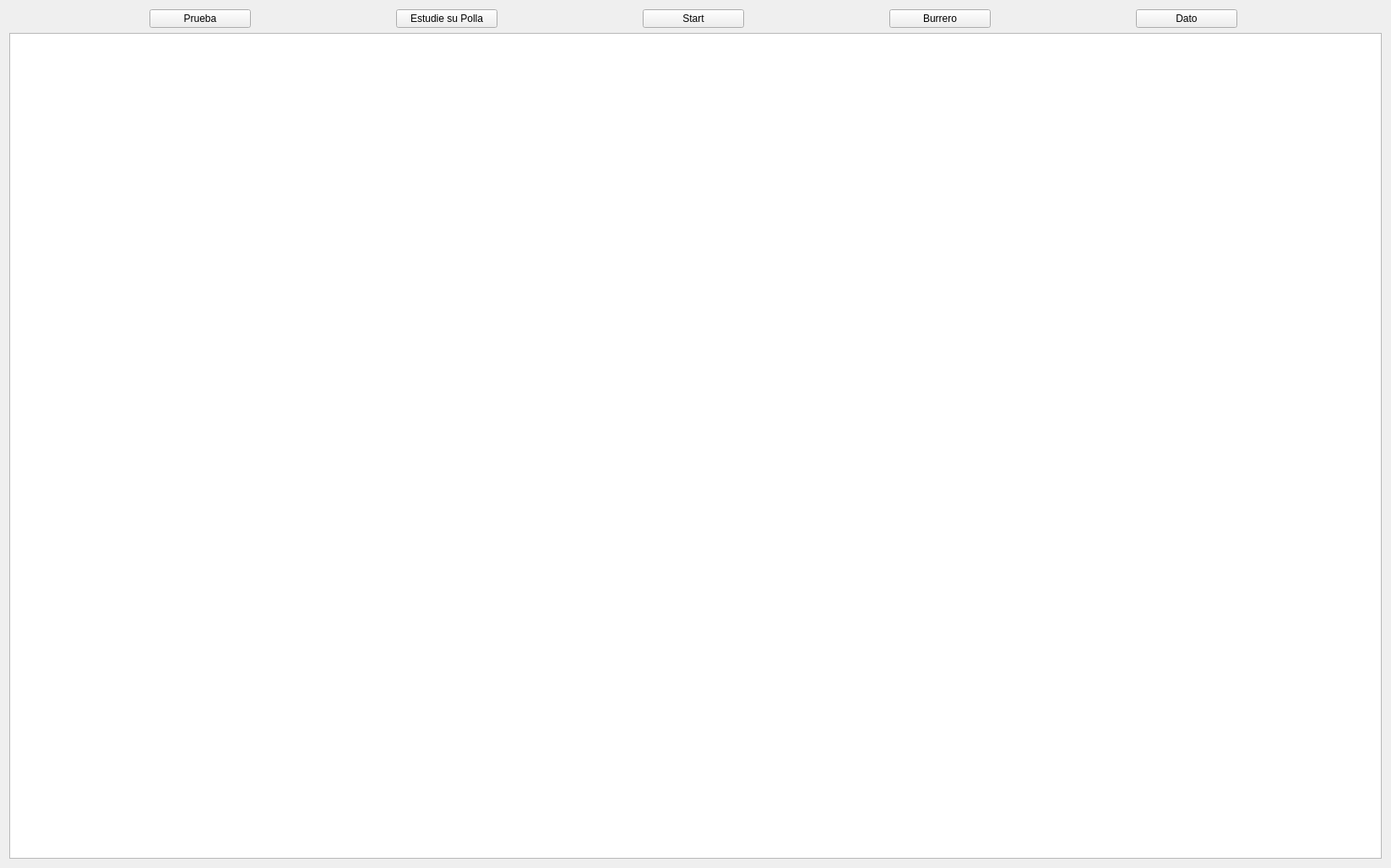
<?xml version="1.0" encoding="UTF-8"?>
<ui version="4.0">
 <class>creacion_xtg</class>
 <widget class="QWidget" name="creacion_xtg">
  <property name="geometry">
   <rect>
    <x>0</x>
    <y>0</y>
    <width>1647</width>
    <height>1028</height>
   </rect>
  </property>
  <property name="windowTitle">
   <string>Creación de XTG</string>
  </property>
  <layout class="QVBoxLayout" name="verticalLayout">
   <item>
    <layout class="QHBoxLayout" name="horizontalLayout">
     <item>
      <widget class="QPushButton" name="btnPrueba">
       <property name="minimumSize">
        <size>
         <width>120</width>
         <height>0</height>
        </size>
       </property>
       <property name="maximumSize">
        <size>
         <width>120</width>
         <height>16777215</height>
        </size>
       </property>
       <property name="text">
        <string>Prueba</string>
       </property>
      </widget>
     </item>
     <item>
      <widget class="QPushButton" name="btnEstudie">
       <property name="sizePolicy">
        <sizepolicy hsizetype="Fixed" vsizetype="Fixed">
         <horstretch>0</horstretch>
         <verstretch>0</verstretch>
        </sizepolicy>
       </property>
       <property name="minimumSize">
        <size>
         <width>120</width>
         <height>0</height>
        </size>
       </property>
       <property name="maximumSize">
        <size>
         <width>120</width>
         <height>16777215</height>
        </size>
       </property>
       <property name="text">
        <string>Estudie su Polla</string>
       </property>
      </widget>
     </item>
     <item>
      <widget class="QPushButton" name="btnStart">
       <property name="sizePolicy">
        <sizepolicy hsizetype="Fixed" vsizetype="Fixed">
         <horstretch>0</horstretch>
         <verstretch>0</verstretch>
        </sizepolicy>
       </property>
       <property name="minimumSize">
        <size>
         <width>120</width>
         <height>0</height>
        </size>
       </property>
       <property name="maximumSize">
        <size>
         <width>120</width>
         <height>16777215</height>
        </size>
       </property>
       <property name="text">
        <string>Start</string>
       </property>
      </widget>
     </item>
     <item>
      <widget class="QPushButton" name="btnBurrero">
       <property name="sizePolicy">
        <sizepolicy hsizetype="Fixed" vsizetype="Fixed">
         <horstretch>0</horstretch>
         <verstretch>0</verstretch>
        </sizepolicy>
       </property>
       <property name="minimumSize">
        <size>
         <width>120</width>
         <height>0</height>
        </size>
       </property>
       <property name="maximumSize">
        <size>
         <width>120</width>
         <height>16777215</height>
        </size>
       </property>
       <property name="text">
        <string>Burrero</string>
       </property>
      </widget>
     </item>
     <item>
      <widget class="QPushButton" name="btnDato">
       <property name="sizePolicy">
        <sizepolicy hsizetype="Fixed" vsizetype="Fixed">
         <horstretch>0</horstretch>
         <verstretch>0</verstretch>
        </sizepolicy>
       </property>
       <property name="minimumSize">
        <size>
         <width>120</width>
         <height>0</height>
        </size>
       </property>
       <property name="maximumSize">
        <size>
         <width>120</width>
         <height>16777215</height>
        </size>
       </property>
       <property name="text">
        <string>Dato</string>
       </property>
      </widget>
     </item>
    </layout>
   </item>
   <item>
    <widget class="QTextEdit" name="txtTexto">
     <property name="font">
      <font>
       <family>Menlo</family>
       <pointsize>14</pointsize>
      </font>
     </property>
     <property name="html">
      <string>&lt;!DOCTYPE HTML PUBLIC &quot;-//W3C//DTD HTML 4.0//EN&quot; &quot;http://www.w3.org/TR/REC-html40/strict.dtd&quot;&gt;
&lt;html&gt;&lt;head&gt;&lt;meta name=&quot;qrichtext&quot; content=&quot;1&quot; /&gt;&lt;meta charset=&quot;utf-8&quot; /&gt;&lt;style type=&quot;text/css&quot;&gt;
p, li { white-space: pre-wrap; }
hr { height: 1px; border-width: 0; }
li.unchecked::marker { content: &quot;\2610&quot;; }
li.checked::marker { content: &quot;\2612&quot;; }
&lt;/style&gt;&lt;/head&gt;&lt;body style=&quot; font-family:'Menlo'; font-size:14pt; font-weight:400; font-style:normal;&quot;&gt;
&lt;p style=&quot;-qt-paragraph-type:empty; margin-top:0px; margin-bottom:0px; margin-left:0px; margin-right:0px; -qt-block-indent:0; text-indent:0px; font-size:18pt;&quot;&gt;&lt;br /&gt;&lt;/p&gt;&lt;/body&gt;&lt;/html&gt;</string>
     </property>
    </widget>
   </item>
  </layout>
 </widget>
 <resources/>
 <connections/>
</ui>
